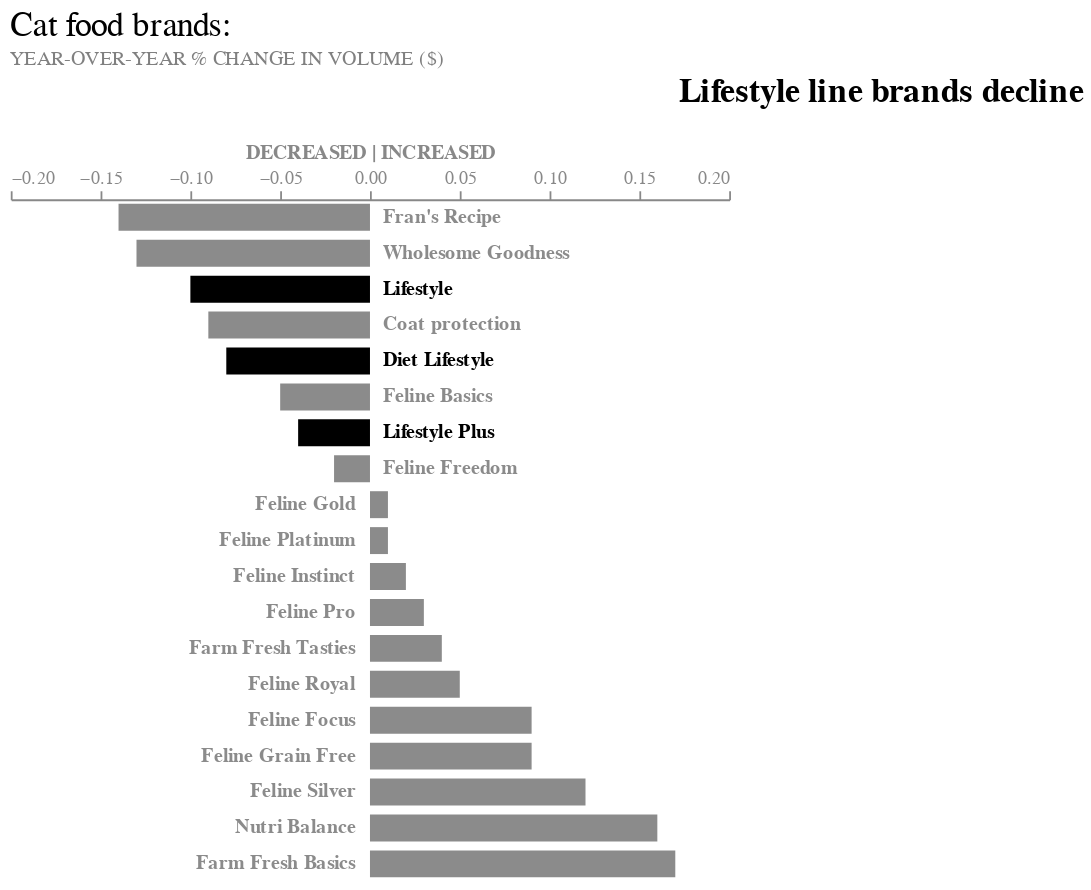

The notebook cell saved with this chart:
### Markdown cell above
![Alt text](\Images\4_2a.png)

### Code cell
conditions = [
    f'datum.Brands == "{brand}"' for brand in table['Brands'] if 'Lifestyle' in brand
]

condition = f"({'|'.join(conditions)})"


chart_bw = alt.Chart(table).mark_bar( 
        size = 15
        ).encode(
    x = alt.X(
        "Change", 
        scale = alt.Scale(domain = [-0.20, 0.20]), 
        axis = alt.Axis(grid = False, orient = "top", labelColor = "#888888", titleColor = '#888888'),
        title = "DECREASED | INCREASED"
        ),
    y = alt.Y("Brands", sort = None, axis = None),
    color = alt.condition(condition,
                          alt.value('black'), alt.value('#8b8b8b'))
    )

chart = alt.Chart(
    table, title = alt.Title(
       "Cat food brands:",
       subtitle = "YEAR-OVER-YEAR % CHANGE IN VOLUME ($)",
       color = "black",
       subtitleColor = "gray",
       anchor = "start",
       fontSize = 19, 
       subtitleFontSize = 11,
       fontWeight = "normal"
       )
    ).mark_bar( 
        size = 15
        ).encode(
    x = alt.X(
        "Change", 
        scale = alt.Scale(domain = [-0.20, 0.20]), 
        axis = alt.Axis(grid = False, orient = "top", labelColor = "#888888", titleColor = '#888888'),
        title = "DECREASED | INCREASED"
        ),
    y = alt.Y("Brands", sort = None, axis = None),
    color = alt.condition("(datum.Brands == 'Lifestyle'|datum.Brands == 'Lifestyle Plus'|datum.Brands == 'Diet Lifestyle')",
                          alt.value('black'), alt.value('#8b8b8b'))
    )

# It isn't possible to use condition on the x value

#label = alt.Chart(table).mark_text(align = 'left').encode(
#    x = alt.condition("1 > 0", alt.value(155), alt.value(300)),
#    y = alt.Y('Brands', sort = None),
#    text = alt.Text('Brands')
#)

label1_bw = alt.Chart(table.loc[table['Change'] < 0]).mark_text(align = 'left', fontWeight = 700).encode(
    x = alt.value(207),
    y = alt.Y('Brands', sort = None),
    text = alt.Text('Brands'),
    color = alt.condition(condition,
                          alt.value('black'), alt.value('#8b8b8b'))
    )

title_bw = alt.Chart(
    {"values": [{"text":  [
        'Lifestyle line brands decline'
         ]}]}
).mark_text(size = 19, align = "left", dx = 172, dy = -250, fontWeight = 700, color = 'black').encode(
    text = "text:N"
)

final = chart + label1_bw + label2 + title_bw

final.properties(width = 400).configure_view(stroke = None)

### Figure 1 — Vega-Lite specification as saved in the notebook (floating-point values rounded to 4 significant figures)
{"config": {"view": {"continuousWidth": 300, "continuousHeight": 300, "stroke": null}}, "layer": [{"data": {"name": "data-9ee411e192bdf834e5a77b44a346fa8f"}, "mark": {"type": "bar", "size": 15}, "encoding": {"color": {"condition": {"test": "(datum.Brands == 'Lifestyle'|datum.Brands == 'Lifestyle Plus'|datum.Brands == 'Diet Lifestyle')", "value": "black"}, "value": "#8b8b8b"}, "x": {"axis": {"grid": false, "labelColor": "#888888", "orient": "top", "titleColor": "#888888"}, "field": "Change", "scale": {"domain": [-0.2, 0.2]}, "title": "DECREASED | INCREASED", "type": "quantitative"}, "y": {"axis": null, "field": "Brands", "sort": null, "type": "nominal"}}, "title": {"text": "Cat food brands:", "anchor": "start", "color": "black", "fontSize": 19, "fontWeight": "normal", "subtitle": "YEAR-OVER-YEAR % CHANGE IN VOLUME ($)", "subtitleColor": "gray", "subtitleFontSize": 11}}, {"data": {"name": "data-0cc3663d469e54c83c8449d2705bfe37"}, "mark": {"type": "text", "align": "left", "fontWeight": 700}, "encoding": {"color": {"condition": {"test": "(datum.Brands == \"Lifestyle\"|datum.Brands == \"Diet Lifestyle\"|datum.Brands == \"Lifestyle Plus\")", "value": "black"}, "value": "#8b8b8b"}, "text": {"field": "Brands", "type": "nominal"}, "x": {"value": 207}, "y": {"field": "Brands", "sort": null, "type": "nominal"}}}, {"data": {"name": "data-ec5f7c8dc3e548f95008aa754a246610"}, "mark": {"type": "text", "align": "right", "color": "#8b8b8b", "fontWeight": 700}, "encoding": {"text": {"field": "Brands", "type": "nominal"}, "x": {"value": 192}, "y": {"field": "Brands", "sort": null, "type": "nominal"}}}, {"data": {"name": "data-2750fc8342e1c69ffe882ae24c231e24"}, "mark": {"type": "text", "align": "left", "color": "black", "dx": 172, "dy": -250, "fontWeight": 700, "size": 19}, "encoding": {"text": {"field": "text", "type": "nominal"}}}], "width": 400, "$schema": "https://vega.github.io/schema/vega-lite/v5.8.0.json", "datasets": {"data-9ee411e192bdf834e5a77b44a346fa8f": [{"spacing for dot plot": 0, "Brands": "Fran's Recipe", "Change": -0.14}, {"spacing for dot plot": 1, "Brands": "Wholesome Goodness", "Change": -0.13}, {"spacing for dot plot": 2, "Brands": "Lifestyle", "Change": -0.1}, {"spacing for dot plot": 3, "Brands": "Coat protection", "Change": -0.09}, {"spacing for dot plot": 4, "Brands": "Diet Lifestyle", "Change": -0.08}, {"spacing for dot plot": 5, "Brands": "Feline Basics", "Change": -0.05}, {"spacing for dot plot": 6, "Brands": "Lifestyle Plus", "Change": -0.04}, {"spacing for dot plot": 7, "Brands": "Feline Freedom", "Change": -0.02}, {"spacing for dot plot": 8, "Brands": "Feline Gold", "Change": 0.01}, {"spacing for dot plot": 9, "Brands": "Feline Platinum", "Change": 0.01}, {"spacing for dot plot": 10, "Brands": "Feline Instinct", "Change": 0.02}, {"spacing for dot plot": 11, "Brands": "Feline Pro", "Change": 0.03}, {"spacing for dot plot": 12, "Brands": "Farm Fresh Tasties", "Change": 0.04}, {"spacing for dot plot": 13, "Brands": "Feline Royal", "Change": 0.05}, {"spacing for dot plot": 14, "Brands": "Feline Focus", "Change": 0.09}, {"spacing for dot plot": 15, "Brands": "Feline Grain Free", "Change": 0.09}, {"spacing for dot plot": 16, "Brands": "Feline Silver", "Change": 0.12}, {"spacing for dot plot": 17, "Brands": "Nutri Balance", "Change": 0.16}, {"spacing for dot plot": 18, "Brands": "Farm Fresh Basics", "Change": 0.17}], "data-0cc3663d469e54c83c8449d2705bfe37": [{"spacing for dot plot": 0, "Brands": "Fran's Recipe", "Change": -0.14}, {"spacing for dot plot": 1, "Brands": "Wholesome Goodness", "Change": -0.13}, {"spacing for dot plot": 2, "Brands": "Lifestyle", "Change": -0.1}, {"spacing for dot plot": 3, "Brands": "Coat protection", "Change": -0.09}, {"spacing for dot plot": 4, "Brands": "Diet Lifestyle", "Change": -0.08}, {"spacing for dot plot": 5, "Brands": "Feline Basics", "Change": -0.05}, {"spacing for dot plot": 6, "Brands": "Lifestyle Plus", "Change": -0.04}, {"spacing for dot plot": 7, "Brands": "Feline Freedom", "Change": -0.02}], "data-ec5f7c8dc3e548f95008aa754a246610": [{"spacing for dot plot": 8, "Brands": "Feline Gold", "Change": 0.01}, {"spacing for dot plot": 9, "Brands": "Feline Platinum", "Change": 0.01}, {"spacing for dot plot": 10, "Brands": "Feline Instinct", "Change": 0.02}, {"spacing for dot plot": 11, "Brands": "Feline Pro", "Change": 0.03}, {"spacing for dot plot": 12, "Brands": "Farm Fresh Tasties", "Change": 0.04}, {"spacing for dot plot": 13, "Brands": "Feline Royal", "Change": 0.05}, {"spacing for dot plot": 14, "Brands": "Feline Focus", "Change": 0.09}, {"spacing for dot plot": 15, "Brands": "Feline Grain Free", "Change": 0.09}, {"spacing for dot plot": 16, "Brands": "Feline Silver", "Change": 0.12}, {"spacing for dot plot": 17, "Brands": "Nutri Balance", "Change": 0.16}, {"spacing for dot plot": 18, "Brands": "Farm Fresh Basics", "Change": 0.17}], "data-2750fc8342e1c69ffe882ae24c231e24": [{"text": ["Lifestyle line brands decline"]}]}}
